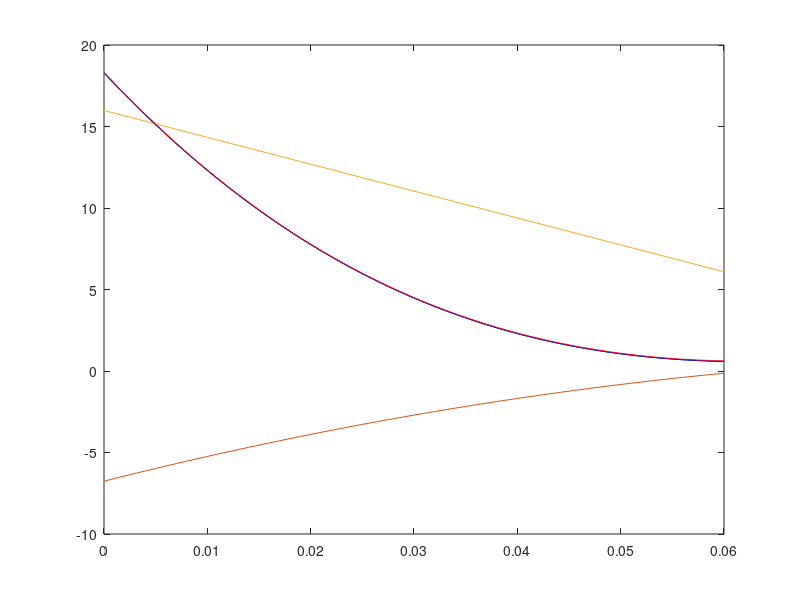

MATLAB code to generate this figure:
clear all;
% % compliance 64
a = -2.749e04;
b = 7992;
c = -675.8;
d = 18.3;
kp = -358.7;
kd = -24.23;
ks = 6080;
endTime = 0.06;

% % compliance 32
% a = -9.516e04;
% b = 1.539e04;
% c = -745.1;
% d = 9.539;
% kp = -2563;
% kd = -66.03;
% ks = 4111;
% endTime = 0.06;

times = 0 : 0.001 : endTime;
count = size(times, 2);
for i = 1 : count
    t = times(i);
    x(i) = a * t^3 + b * t^2 + c * t + d;
    xdot(i) = 3 * a * t^2 + 2 * b * t + c;
    xddot(i) = 6 * a * t + 2 * b;
    
end
plot(times, x, times, xdot / 100, times, xddot / 1000);
% plot(x, xddot);
timeStep = 0.0001;
newTimes = 0 : timeStep : endTime;
count = size(newTimes, 2);
recoveredXDot(1) = xdot(1);
recoveredX(1) = x(1);
for i = 2 : count
    recoveredAcc = kp * recoveredX(i - 1) + kd * recoveredXDot(i - 1) + ks;
    recoveredXDot(i) = recoveredXDot(i - 1) + timeStep * recoveredAcc;
    recoveredX(i) = recoveredX(i - 1) + timeStep * recoveredXDot(i);
end
hold on;
plot(times, x, 'b');
plot(newTimes, recoveredX, 'r');


